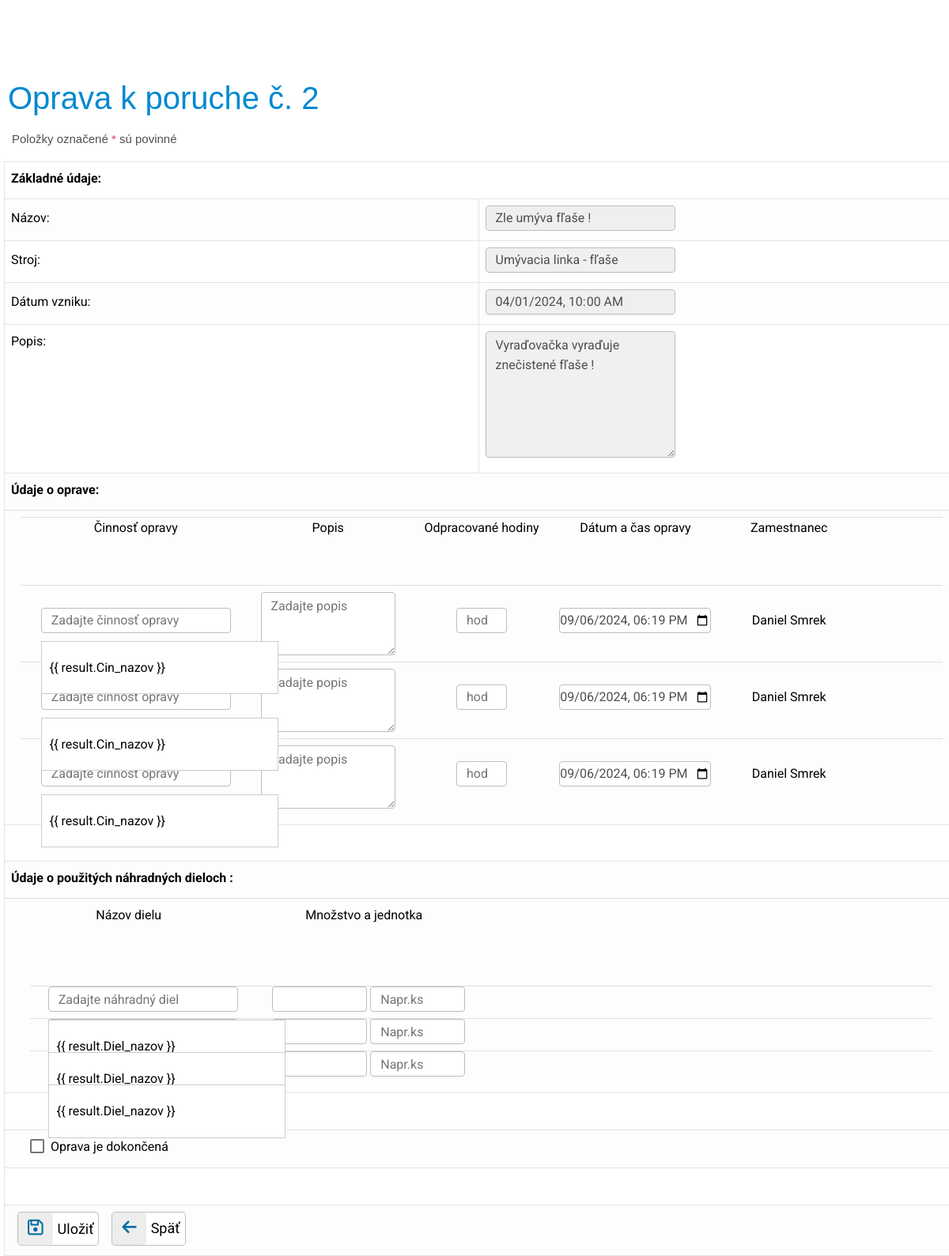
The app's page /src/form/oprava.php?PoruchaID=2 (signed in), older data.
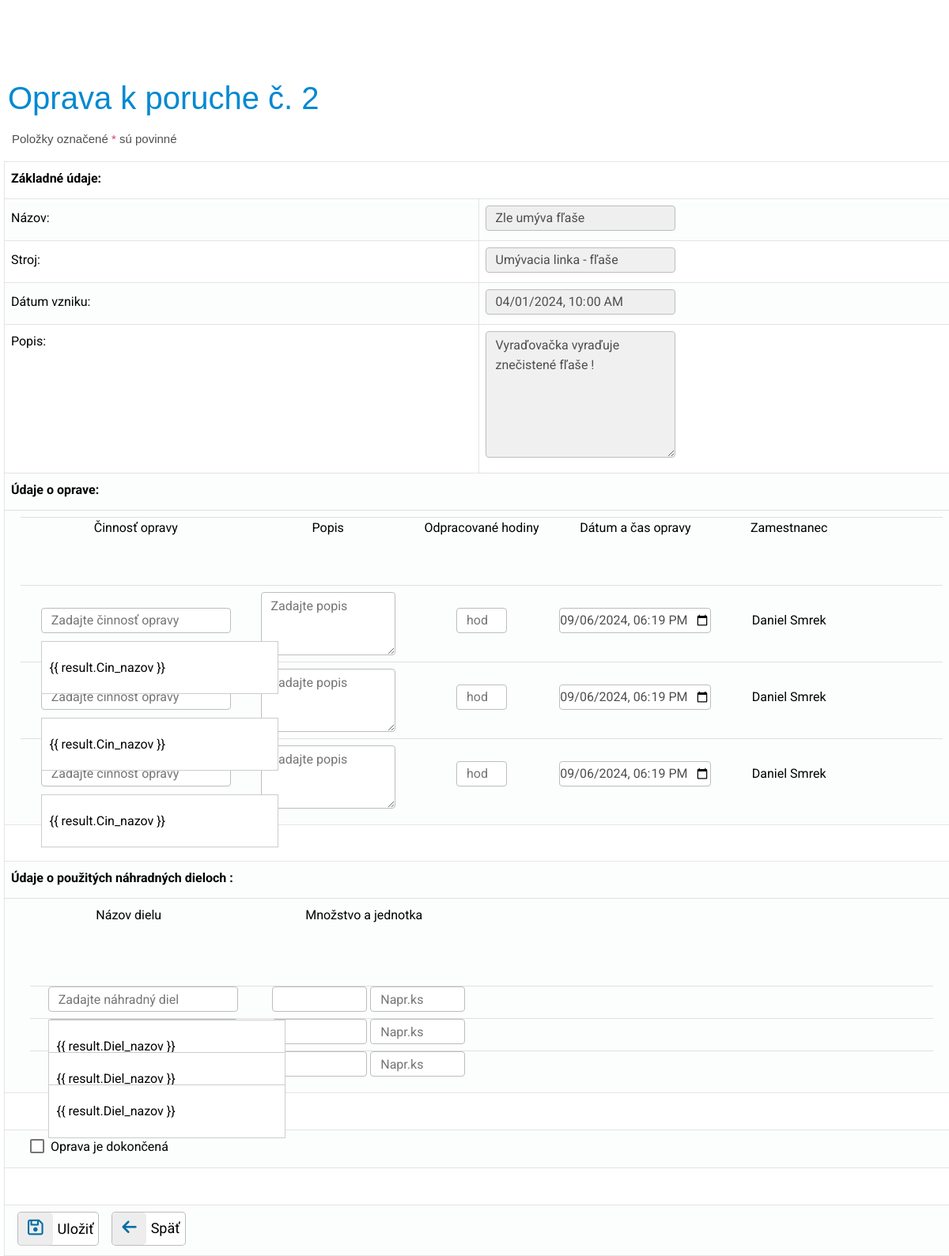
The same page, newer data.
### tables this page shows
CREATE TABLE `porucha` (
  `Por_nazov` varchar(50) NOT NULL,
  `Por_popis` varchar(100) DEFAULT NULL,
  `Por_stav` int(11) NOT NULL,
  `Por_datum_vzniku` datetime NOT NULL,
  `Por_datum_pridelenia` datetime DEFAULT NULL,
  `PoruchaID` int(10) UNSIGNED NOT NULL,
  `StrojID` int(10) UNSIGNED DEFAULT NULL,
  `PouzivatelID` int(10) UNSIGNED DEFAULT NULL
);

CREATE TABLE `stroj` (
  `Stroj_nazov` varchar(50) NOT NULL,
  `Stroj_popis` varchar(100) DEFAULT NULL,
  `Stroj_vyrobca` varchar(30) NOT NULL,
  `Stroj_umiestnenie` varchar(30) NOT NULL,
  `Stroj_datum_vyroby` date DEFAULT NULL,
  `Stroj_vyrobne_cislo` varchar(20) NOT NULL,
  `Stroj_evidencne_cislo` varchar(20) NOT NULL,
  `Stroj_datum_prevzatia` date DEFAULT NULL,
  `Stroj_zarucna_doba` int(11) DEFAULT NULL,
  `StrojID` int(10) UNSIGNED NOT NULL,
  `DodavatelID` int(10) UNSIGNED DEFAULT NULL
);

### lib.php (called while the page is built, shortened)
<?php
function strip_tags_html($input) {
	$input = strip_tags($input);
	$input = htmlspecialchars($input);
	return $input;
}
?>

### src/form/oprava.php (the view, shortened to what the changed rows need)
<!DOCTYPE html>
<html>
<head>
    <?php include_once '../partials/head.php';
    include_once "../../lib.php";
    include '../auth/login.php';
    ?>
</head>
<body>
<?php
mysqli_set_charset($dblink, "utf8mb4");
$PoruchaID=mysqli_real_escape_string($dblink,strip_tags($_GET["PoruchaID"]));
$PoruchaID=intval($PoruchaID);
if($PoruchaID)
{
    if($zobrazit)
    {
        $akcia="preview";
        $nadpis = "Oprava k poruche č. ".$PoruchaID;
    }
    else
    {
        $akcia = "insert";
        $nadpis = "Oprava k poruche č. ".$PoruchaID;
    }
    $sql="select * from porucha p LEFT JOIN zamestnanec z ON p.PouzivatelID = z.PouzivatelID LEFT JOIN stroj s ON p.StrojID = s.StrojID WHERE p.PoruchaID = $PoruchaID";
    $vysledok = mysqli_query($dblink,$sql);
    $riadok = mysqli_fetch_assoc($vysledok);
    $Por_nazov = strip_tags_html($riadok["Por_nazov"]);
    $Por_popis = strip_tags_html($riadok["Por_popis"]);
    $Por_datum_vzniku = strip_tags_html($riadok["Por_datum_vzniku"]);
    $Stroj_nazov = strip_tags_html($riadok["Stroj_nazov"]);
    if($Por_datum_vzniku == "0000-00-00 00:00:00") $Por_datum_vzniku = "";
    else $Por_datum_vzniku = date("Y-m-d\TH:i", strtotime($Por_datum_vzniku));
}
else
{
    include_once "src/partials/navbar.php";
    echo '<span class="oznam cervene text-start">Nebola nájdená porucha ku oprave</span>';
    exit;
}
?>
<h1 id="nadpisoprava"><?php echo $nadpis; ?></h1>
<p>
<form id ="myapp_form_oprava" action="../zmena/zmena_opravy.php" method="POST" onsubmit="">
    <table class="zoznam">
        <tr><td>Názov:</td><td style="width:50%;"><input disabled  type="text" class="form-control" name="Por_nazov" value="<?php echo $Por_nazov;?>" <?php echo disabled($akcia);?>/></td></tr>
        <tr><td>Stroj:</td>
            <td>
                    <div>
                        <input
                                disabled
                                class="form-control"
                                type="text"
                                id="$Stroj_nazov"
                                value="<?php echo $Stroj_nazov;?>"
                        />
                    </div>
            </td>
        </tr>
        <tr><td>Dátum vzniku:</td><td> <input disabled type="datetime-local" class="form-control" name="Por_datum_vzniku" value="<?php echo $Por_datum_vzniku;?>" <?php echo disabled($akcia);?>></br></td></tr>
        <tr><td style = "vertical-align:top !important;">Popis:</td><td><textarea disabled type="text" class="form-control" name="Por_popis" <?php echo disabled($akcia); ?>><?php echo $Por_popis;?></textarea></td></tr>
    </table>
</form>
</body>
</html>

Row changes from the older to the newer data that the page shows:
changed porucha "Vyraďovačka vyraďuje znečistené fľaše !": Por_nazov "Zle umýva fľaše !" → "Zle umýva fľaše"
